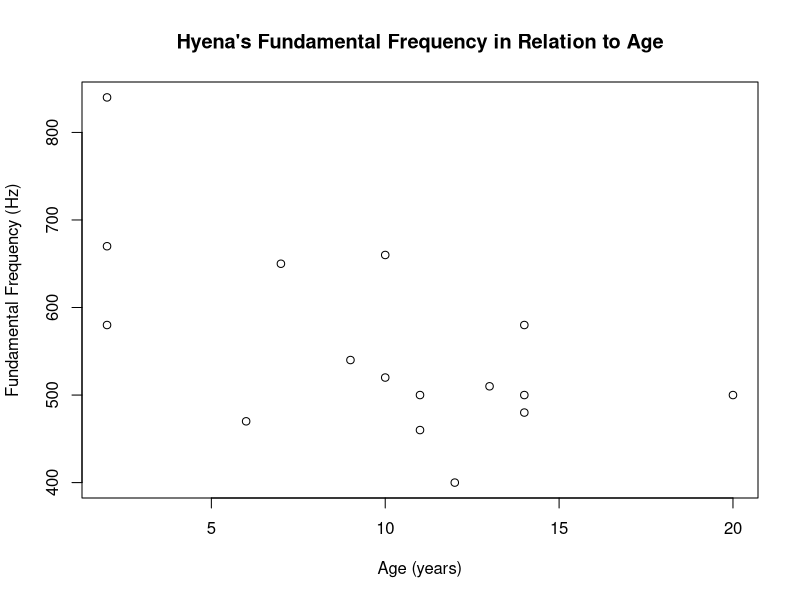
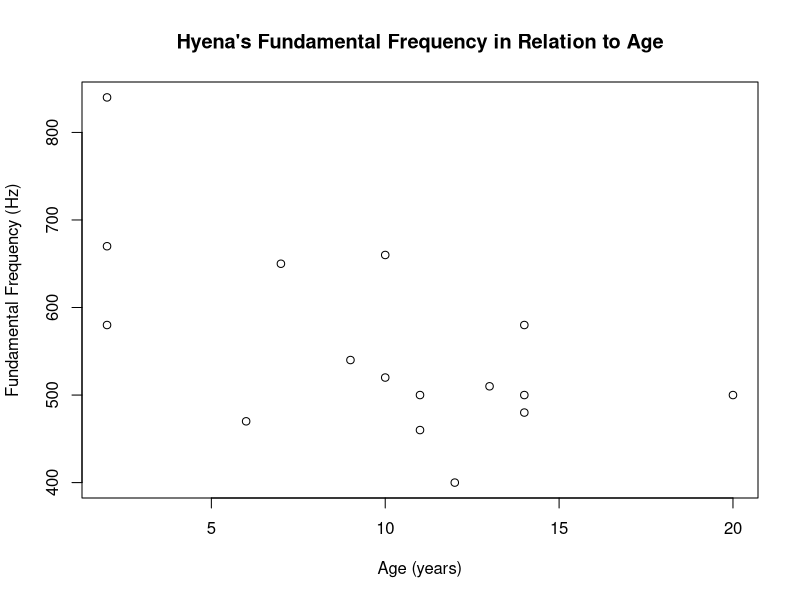
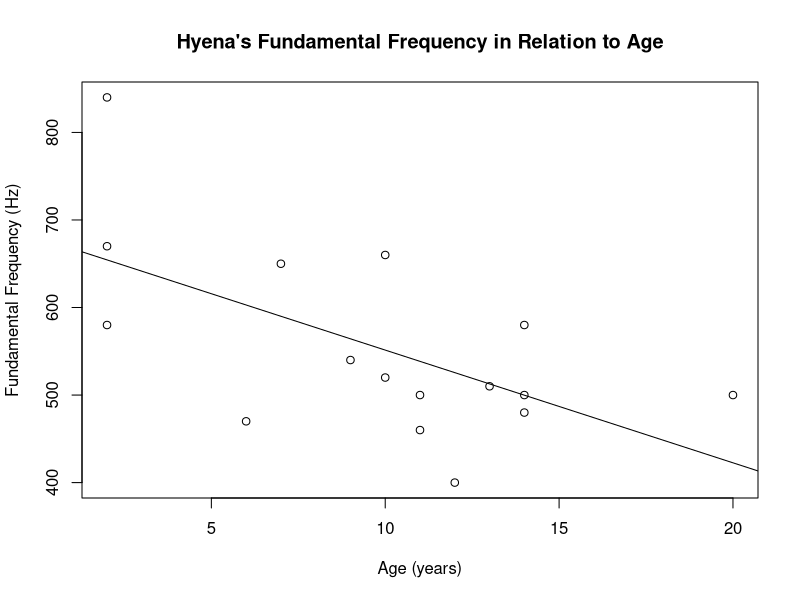

Recreate these plots in R, in order.
#this is the R code needed to do a linear regression analysis

####################################################################################################
#looking at the sample data

#a file called "FinalProject" was made to store certaind ocuments, such as the raw data csv file
setwd("~/Desktop/FinalProject")
hyena<-read.csv('HyenaData.csv')
hyena<- as.data.frame(hyena)

#check if data is correclty transferred and made into dataframe
hyena
typeof(hyena)

#output summary of data (mean, median, etc.)
outsum<- capture.output(summary(hyena))
cat("Results", outsum, file="dataSummary.txt", sep="\n", append=FALSE)

pdf("scatterplot.pdf")
plot<- plot(FundamentalFreq ~ Age, data= hyena, ylab= "Fundamental Frequency (Hz)", xlab = "Age (years)", main= "Hyena's Fundamental Frequency in Relation to Age")
dev.off()

####################################################################################################
#linear regression analysis of smaple data

#Fit the linear regression to the data using least squares. Use lm, which was also used for ANOVA
#Save the results into a model object, and then use other commands to take the quantities we want.
hyenaRegression <- lm(FundamentalFreq ~ Age, data = hyena)

#make text file of regression output
out<- capture.output(summary(hyenaRegression))
plot(FundamentalFreq ~ Age, data= hyena, ylab= "Fundamental Frequency (Hz)", xlab = "Age (years)", main= "Hyena's Fundamental Frequency in Relation to Age")
cat("Results", out, file="regressionSummary.txt", sep="\n", append=FALSE)

#add least squares regression line to plot
pdf("scatterplotwithregressionLine.pdf")
plot(FundamentalFreq ~ Age, data= hyena, ylab= "Fundamental Frequency (Hz)", xlab = "Age (years)", main= "Hyena's Fundamental Frequency in Relation to Age")
abline(hyenaRegression)
dev.off()

####################################################################################################

